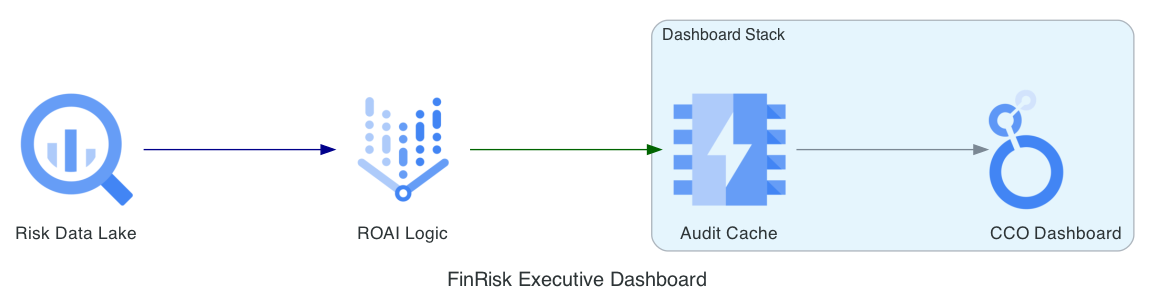

Write the Python code that produced this figure.
from diagrams import Diagram, Cluster, Edge
from diagrams.gcp.analytics import BigQuery, Looker
from diagrams.gcp.database import Memorystore
from diagrams.gcp.ml import VertexAI

graph_attr = {"pad": "0.1", "nodesep": "1.2", "ranksep": "2.0", "bgcolor": "transparent"}

with Diagram("FinRisk Executive Dashboard", show=False, filename="finrisk_exec_dashboard", direction="LR", graph_attr=graph_attr):
    lake = BigQuery("Risk Data Lake")
    roai_calc = VertexAI("ROAI Logic")

    with Cluster("Dashboard Stack"):
        cache = Memorystore("Audit Cache")
        dashboard = Looker("CCO Dashboard")

    lake >> Edge(color="darkblue") >> roai_calc >> Edge(color="darkgreen") >> cache >> dashboard
